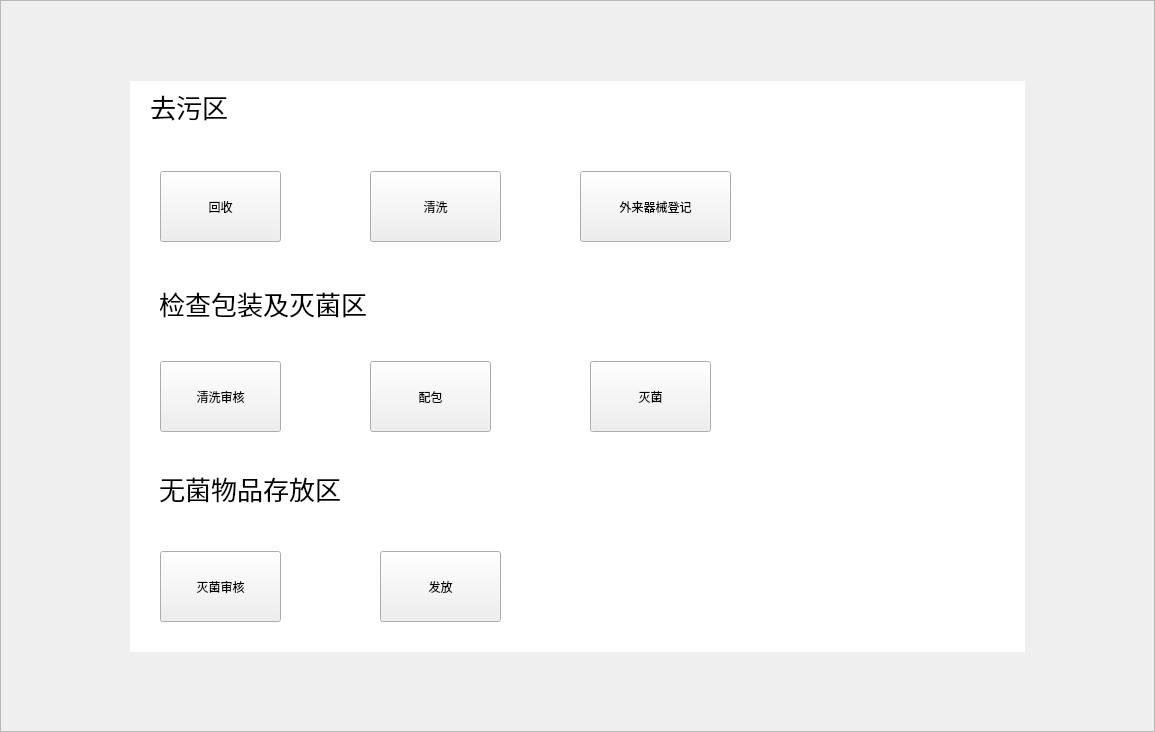
<?xml version="1.0" encoding="UTF-8"?>
<ui version="4.0">
 <class>DailyHome</class>
 <widget class="QScrollArea" name="DailyHome">
  <property name="geometry">
   <rect>
    <x>0</x>
    <y>0</y>
    <width>1155</width>
    <height>732</height>
   </rect>
  </property>
  <property name="windowTitle">
   <string>ScrollArea</string>
  </property>
  <property name="styleSheet">
   <string notr="true">QScrollArea {
background:white；
}

QScrollArea #scrollAreaWidgetContents{
	background-color: white;
}

QLabel{
	font:26px;
}
/*
QToolButton{
	font-family:FontAwesome;
	font-size:50px;
}*/

.Separator {
    border: none; 
background-color: qlineargradient(spread:pad, x1:0, y1:0, x2:1, y2:0, stop:0 rgba(0, 0, 255, 128), stop:1 rgba(255, 255, 255, 255));
}</string>
  </property>
  <property name="alignment">
   <set>Qt::AlignCenter</set>
  </property>
  <widget class="QWidget" name="scrollAreaWidgetContents">
   <property name="geometry">
    <rect>
     <x>129</x>
     <y>80</y>
     <width>895</width>
     <height>571</height>
    </rect>
   </property>
   <widget class="QWidget" name="separator_2" native="true">
    <property name="geometry">
     <rect>
      <x>20</x>
      <y>252</y>
      <width>491</width>
      <height>1</height>
     </rect>
    </property>
    <property name="minimumSize">
     <size>
      <width>0</width>
      <height>1</height>
     </size>
    </property>
    <property name="maximumSize">
     <size>
      <width>16777215</width>
      <height>1</height>
     </size>
    </property>
    <property name="class" stdset="0">
     <string>Separator</string>
    </property>
   </widget>
   <widget class="QLabel" name="label_3">
    <property name="geometry">
     <rect>
      <x>29</x>
      <y>392</y>
      <width>221</width>
      <height>31</height>
     </rect>
    </property>
    <property name="text">
     <string>无菌物品存放区</string>
    </property>
   </widget>
   <widget class="QLabel" name="label">
    <property name="geometry">
     <rect>
      <x>20</x>
      <y>10</y>
      <width>171</width>
      <height>31</height>
     </rect>
    </property>
    <property name="text">
     <string>去污区</string>
    </property>
   </widget>
   <widget class="QLabel" name="label_2">
    <property name="geometry">
     <rect>
      <x>29</x>
      <y>207</y>
      <width>221</width>
      <height>31</height>
     </rect>
    </property>
    <property name="text">
     <string>检查包装及灭菌区</string>
    </property>
   </widget>
   <widget class="QWidget" name="separator" native="true">
    <property name="geometry">
     <rect>
      <x>20</x>
      <y>64</y>
      <width>471</width>
      <height>1</height>
     </rect>
    </property>
    <property name="minimumSize">
     <size>
      <width>0</width>
      <height>1</height>
     </size>
    </property>
    <property name="maximumSize">
     <size>
      <width>16777215</width>
      <height>1</height>
     </size>
    </property>
    <property name="class" stdset="0">
     <string>Separator</string>
    </property>
   </widget>
   <widget class="QWidget" name="separator_3" native="true">
    <property name="geometry">
     <rect>
      <x>20</x>
      <y>440</y>
      <width>481</width>
      <height>1</height>
     </rect>
    </property>
    <property name="minimumSize">
     <size>
      <width>0</width>
      <height>1</height>
     </size>
    </property>
    <property name="maximumSize">
     <size>
      <width>16777215</width>
      <height>1</height>
     </size>
    </property>
    <property name="class" stdset="0">
     <string>Separator</string>
    </property>
   </widget>
   <widget class="QToolButton" name="toolButton_18">
    <property name="geometry">
     <rect>
      <x>450</x>
      <y>90</y>
      <width>151</width>
      <height>71</height>
     </rect>
    </property>
    <property name="text">
     <string>外来器械登记</string>
    </property>
   </widget>
   <widget class="QToolButton" name="recycleButton">
    <property name="geometry">
     <rect>
      <x>30</x>
      <y>90</y>
      <width>121</width>
      <height>71</height>
     </rect>
    </property>
    <property name="text">
     <string>回收</string>
    </property>
    <property name="icon">
     <iconset resource="../../../../v10-ref/src/app/casms.qrc">
      <normaloff>:/res/userfolder.png</normaloff>:/res/userfolder.png</iconset>
    </property>
    <property name="iconSize">
     <size>
      <width>32</width>
      <height>32</height>
     </size>
    </property>
    <property name="toolButtonStyle">
     <enum>Qt::ToolButtonTextUnderIcon</enum>
    </property>
   </widget>
   <widget class="QToolButton" name="washButton">
    <property name="geometry">
     <rect>
      <x>240</x>
      <y>90</y>
      <width>131</width>
      <height>71</height>
     </rect>
    </property>
    <property name="text">
     <string>清洗</string>
    </property>
   </widget>
   <widget class="QToolButton" name="recycleToolButton_2">
    <property name="geometry">
     <rect>
      <x>240</x>
      <y>280</y>
      <width>121</width>
      <height>71</height>
     </rect>
    </property>
    <property name="text">
     <string>配包</string>
    </property>
    <property name="icon">
     <iconset resource="../../../../v10-ref/src/app/casms.qrc">
      <normaloff>:/res/userfolder.png</normaloff>:/res/userfolder.png</iconset>
    </property>
    <property name="iconSize">
     <size>
      <width>32</width>
      <height>32</height>
     </size>
    </property>
    <property name="toolButtonStyle">
     <enum>Qt::ToolButtonTextUnderIcon</enum>
    </property>
   </widget>
   <widget class="QToolButton" name="sterileButton">
    <property name="geometry">
     <rect>
      <x>460</x>
      <y>280</y>
      <width>121</width>
      <height>71</height>
     </rect>
    </property>
    <property name="text">
     <string>灭菌</string>
    </property>
    <property name="icon">
     <iconset resource="../../../../v10-ref/src/app/casms.qrc">
      <normaloff>:/res/userfolder.png</normaloff>:/res/userfolder.png</iconset>
    </property>
    <property name="iconSize">
     <size>
      <width>32</width>
      <height>32</height>
     </size>
    </property>
    <property name="toolButtonStyle">
     <enum>Qt::ToolButtonTextUnderIcon</enum>
    </property>
   </widget>
   <widget class="QToolButton" name="dispatchButton">
    <property name="geometry">
     <rect>
      <x>250</x>
      <y>470</y>
      <width>121</width>
      <height>71</height>
     </rect>
    </property>
    <property name="text">
     <string>发放</string>
    </property>
    <property name="icon">
     <iconset resource="../../../../v10-ref/src/app/casms.qrc">
      <normaloff>:/res/userfolder.png</normaloff>:/res/userfolder.png</iconset>
    </property>
    <property name="iconSize">
     <size>
      <width>32</width>
      <height>32</height>
     </size>
    </property>
    <property name="toolButtonStyle">
     <enum>Qt::ToolButtonTextUnderIcon</enum>
    </property>
   </widget>
   <widget class="QToolButton" name="sterileCheckButton">
    <property name="geometry">
     <rect>
      <x>30</x>
      <y>470</y>
      <width>121</width>
      <height>71</height>
     </rect>
    </property>
    <property name="text">
     <string>灭菌审核</string>
    </property>
    <property name="icon">
     <iconset resource="../../../../v10-ref/src/app/casms.qrc">
      <normaloff>:/res/userfolder.png</normaloff>:/res/userfolder.png</iconset>
    </property>
    <property name="iconSize">
     <size>
      <width>32</width>
      <height>32</height>
     </size>
    </property>
    <property name="toolButtonStyle">
     <enum>Qt::ToolButtonTextUnderIcon</enum>
    </property>
   </widget>
   <widget class="QToolButton" name="washCheckButton">
    <property name="geometry">
     <rect>
      <x>30</x>
      <y>280</y>
      <width>121</width>
      <height>71</height>
     </rect>
    </property>
    <property name="text">
     <string>清洗审核</string>
    </property>
    <property name="icon">
     <iconset resource="../../../../v10-ref/src/app/casms.qrc">
      <normaloff>:/res/userfolder.png</normaloff>:/res/userfolder.png</iconset>
    </property>
    <property name="iconSize">
     <size>
      <width>32</width>
      <height>32</height>
     </size>
    </property>
    <property name="toolButtonStyle">
     <enum>Qt::ToolButtonTextUnderIcon</enum>
    </property>
   </widget>
  </widget>
 </widget>
 <resources>
  <include location="../../../../v10-ref/src/app/casms.qrc"/>
 </resources>
 <connections/>
</ui>
